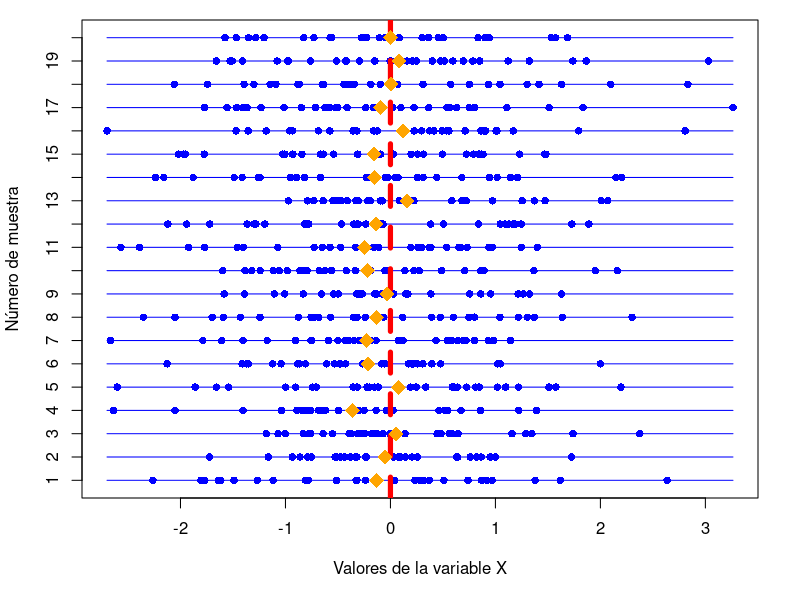

Reproduce this figure in R. (Note: this script raises an error after producing the figure.)
## ---- chunk 1
options(width = 60)
library(knitr)
def.chunk.hook  <- knitr::knit_hooks$get("chunk")
knitr::knit_hooks$set(chunk = function(x, options) {
  x <- def.chunk.hook(x, options)
  ifelse(options$size != "normalsize", paste0("\\", options$size,"\n\n", x, "\n\n \\normalsize"), x)
})
## ---- chunk 2
  par(mar = c(5.1,4.1,1,2.1)) 
  set.seed(2019)
  library(tidyverse)
  datos = data.frame(x = rnorm(600), tipo = rep(1:20, each = 30))
  medias = datos %>%
    group_by(tipo) %>%
    summarise(medias = mean(x)) %>%
    .$medias
  # medias = aggregate(x ~ tipo, data = datos, FUN = mean)[, 2] # Otra manera
  stripchart(x ~ tipo, data = datos, pch = 16, col="blue",
             xlab="Valores de la variable X", ylab = "Número de muestra")
  segments(x0 = min(datos$x), y0 = 1:20, x1 = max(datos$x), y1 = 1:20,  col="blue")
  abline(v = 0, lty=2, col= "red", lwd=5)
  points(x = medias, y = 1:20, col="orange", pch=18, cex=2)
## ---- chunk 3
include_graphics("../fig/06-02-ProblemaInversoZ-02.png")
## ---- chunk 4
nc = 0.95
(alfa = 1 - nc)
## ---- chunk 5
(alfaMedios = alfa / 2)
## ---- chunk 6
(zAlfaMedios = qnorm(1 - alfaMedios))
## ---- chunk 7
n = 100
barX = 7.34
s = 0.31
nc = 0.95
alfa = 1 - nc
zAlfaMedios = qnorm(1 - alfa/2)
(intervalo = barX + c(-1, 1) * zAlfaMedios * s / sqrt(n))
## ---- chunk 8
set.seed(2017)
n = 120
barX = 4.43
s = 0.31
library(MASS)
x = data.frame(x = mvrnorm(n, mu = barX, Sigma = s^2,empirical = TRUE)[,1])
write.table(x, "../datos/06-ejemploICnormalGrande.csv", row.names = FALSE, col.names = TRUE)
## ---- chunk 9
include_graphics("../fig/06-03-InterpretacionIntervalosConfianza.png")
## ---- chunk 10
delta = 0.1
sigma = 1.3
nc = 0.99
alfa = 1 - nc
zalfamedios = qnorm(1 - alfa/2)
(nMuestra = (zalfamedios * sigma / delta)^2)
## ---- chunk 11
include_graphics("../fig/06-04-TvsZ.png")
## ---- chunk 12
include_graphics("../fig/06-05-ValorCriticoT.png")
## ---- chunk 13
1 - pt(2.5, df = 17)
## ---- chunk 14
qt(1 - 0.005, df = 11)
## ---- chunk 15
datos = c(0.02, 0.05, 0.03, 0.05, 0.04, 0.06, 0.07, 0.03, 0.04, 0.03)
n = length(datos)
barX = mean(datos)
s = sd(datos)
nc = 0.95
alfa = 1 - nc
(tAlfaMedios = qt(1 - alfa/2, df = n - 1))
(intervalo = barX + c(-1, 1) * tAlfaMedios * s / sqrt(n))
## ---- chunk 16
include_graphics("../fig/06-06-DensidadChiCuadrado.png")
## ---- chunk 17
include_graphics("../fig/06-07-ChiCuadradoValoresCriticosIntervalo.png")
## ---- chunk 18
varianza = 62
n = 7
# Valores críticos de chi cuadrado.
nc = 0.95
(alfa = 1 - nc)
(chi1 = qchisq(1 - alfa / 2, df = n - 1))
(chi2 = qchisq(alfa/2, df = n - 1))
# Intervalo
(intervalo = (n - 1) * varianza / c(chi1, chi2))
## ---- chunk 19
par(mfrow = c(1, 2))
set.seed(2017)
tamMuestra = 500
normales = rnorm(tamMuestra)
altDens = density(normales)
histNoPlot = hist(normales, plot=FALSE)
maxY = max(altDens$y[which.max(altDens$y)], max(histNoPlot$density))
hist(normales, #breaks = cortes, 
     cex.lab=0.7, cex.axis = 0.6,
     ylab = "", xlab="", main="", 
     freq = FALSE, ylim = c(0, maxY), col="#eec591")
# title(xlab="Altura", line=2, cex.lab=0.7)
title(ylab="Frecuencias", line=2, cex.lab=0.7)
lines(altDens, col="red", lwd=2)

set.seed(2017)
tamMuestra = 500
noNormales = rchisq(tamMuestra, df = 4)
altDens = density(noNormales)
histNoPlot = hist(noNormales, plot=FALSE)
maxY = max(altDens$y[which.max(altDens$y)], max(histNoPlot$density))
hist(noNormales, #breaks = cortes, 
     cex.lab=0.7, cex.axis = 0.6,
     ylab = "", xlab="", main="", 
     freq = FALSE, ylim = c(0, maxY), col="#eec591")
# title(xlab="Altura", line=2, cex.lab=0.7)
title(ylab="Frecuencias", line=2, cex.lab=0.7)
lines(altDens, col="red", lwd=2)
par(mfrow = c(1, 1))
## ---- chunk 20
par(mfrow = c(1, 2))
boxplot(normales, main="Normal")
stripchart(normales, method = "jitter", 
           vertical = TRUE, add = TRUE, 
           pch=19, col="lightblue", cex=0.3)
boxplot(noNormales, main="No normal")
stripchart(noNormales, method = "jitter", 
           vertical = TRUE, add = TRUE, 
           pch=19, col="lightblue", cex=0.3)
par(mfrow = c(1, 1))
## ---- chunk 21
par(mfrow = c(1, 2))
library(vioplot)
vioplot(normales)
title("Normal")
vioplot(noNormales)
title("No normal")
par(mfrow = c(1, 1))
## ---- chunk 22
par(mfrow = c(1, 2))
qqnorm(normales, main="Normal")
qqline(normales, lwd=2, col="red")
qqnorm(noNormales, main="No normal")
qqline(noNormales, lwd=2, col="red")
par(mfrow = c(1, 1))
## ---- chunk 23
par(mfrow=c(4, 4))
for(i in 1:16){
  plot(density(rnorm(15)), lwd=2, col="red", main="", xlab = "", ylab = "")
}
par(mfrow=c(1, 1))
## ---- chunk 24
par(mfrow=c(3, 3))
for(i in 1:9){
  muestra = rnorm(15)
  boxplot(muestra, main="", xlab = "", ylab = "")
  stripchart(muestra, method = "jitter", add = TRUE, vertical = TRUE)
}
par(mfrow=c(1, 1))
